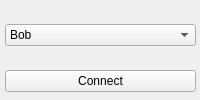
<?xml version="1.0" encoding="UTF-8"?>
<ui version="4.0">
 <class>Widget</class>
 <widget class="QWidget" name="Widget">
  <property name="windowModality">
   <enum>Qt::ApplicationModal</enum>
  </property>
  <property name="enabled">
   <bool>true</bool>
  </property>
  <property name="geometry">
   <rect>
    <x>0</x>
    <y>0</y>
    <width>200</width>
    <height>100</height>
   </rect>
  </property>
  <property name="minimumSize">
   <size>
    <width>200</width>
    <height>100</height>
   </size>
  </property>
  <property name="maximumSize">
   <size>
    <width>200</width>
    <height>100</height>
   </size>
  </property>
  <property name="windowTitle">
   <string>FireVPN</string>
  </property>
  <widget class="QWidget" name="verticalLayoutWidget">
   <property name="geometry">
    <rect>
     <x>0</x>
     <y>0</y>
     <width>201</width>
     <height>116</height>
    </rect>
   </property>
   <layout class="QVBoxLayout" name="verticalLayout">
    <property name="spacing">
     <number>5</number>
    </property>
    <property name="leftMargin">
     <number>5</number>
    </property>
    <property name="topMargin">
     <number>5</number>
    </property>
    <property name="rightMargin">
     <number>5</number>
    </property>
    <property name="bottomMargin">
     <number>5</number>
    </property>
    <item>
     <widget class="QComboBox" name="comboBox">
      <item>
       <property name="text">
        <string>Bob</string>
       </property>
      </item>
     </widget>
    </item>
    <item>
     <widget class="QPushButton" name="pushButton">
      <property name="text">
       <string>Connect</string>
      </property>
     </widget>
    </item>
   </layout>
  </widget>
 </widget>
 <layoutdefault spacing="6" margin="11"/>
 <resources/>
 <connections/>
</ui>
